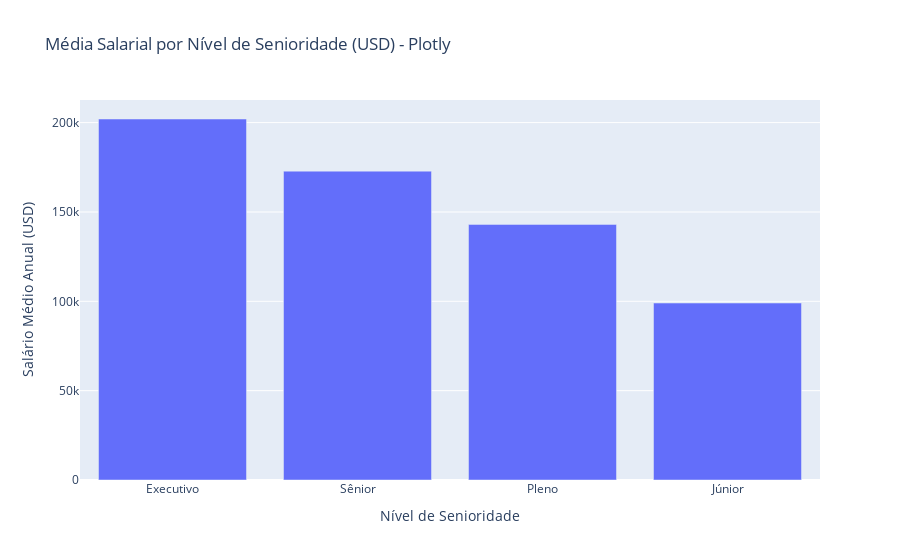

Notebook source saved alongside this figure:
### Code cell
df_media_senioridade = df_limpo.groupby('nivel_experiencia')['salario_em_usd'].mean().sort_values(ascending=False).reset_index()

fig = px.bar(
    df_media_senioridade,
    x='nivel_experiencia',
    y='salario_em_usd',
    title='Média Salarial por Nível de Senioridade (USD) - Plotly',
    labels={
        'nivel_experiencia': 'Nível de Senioridade',
        'salario_em_usd': 'Salário Médio Anual (USD)'
    }
)
fig.update_layout(xaxis={'categoryorder':'array', 'categoryarray':df_media_senioridade['nivel_experiencia']})
fig

### Figure 1 — Plotly figure (JSON) as saved in the notebook; plotly's stock layout.template omitted (floating-point values rounded to 4 significant figures)
{"data": [{"alignmentgroup": "True", "hovertemplate": "Nível de Senioridade=%{x}<br>Salário Médio Anual (USD)=%{y}<extra></extra>", "legendgroup": "", "marker": {"color": "#636efa", "pattern": {"shape": ""}}, "name": "", "offsetgroup": "", "orientation": "v", "showlegend": false, "textposition": "auto", "type": "bar", "x": ["Executivo", "Sênior", "Pleno", "Júnior"], "xaxis": "x", "y": [202000.0, 172900.0, 143000.0, 99040.0], "yaxis": "y"}], "layout": {"barmode": "relative", "legend": {"tracegroupgap": 0}, "title": {"text": "Média Salarial por Nível de Senioridade (USD) - Plotly"}, "xaxis": {"anchor": "y", "categoryarray": ["Executivo", "Sênior", "Pleno", "Júnior"], "categoryorder": "array", "domain": [0, 1], "title": {"text": "Nível de Senioridade"}}, "yaxis": {"anchor": "x", "domain": [0, 1], "title": {"text": "Salário Médio Anual (USD)"}}}}
